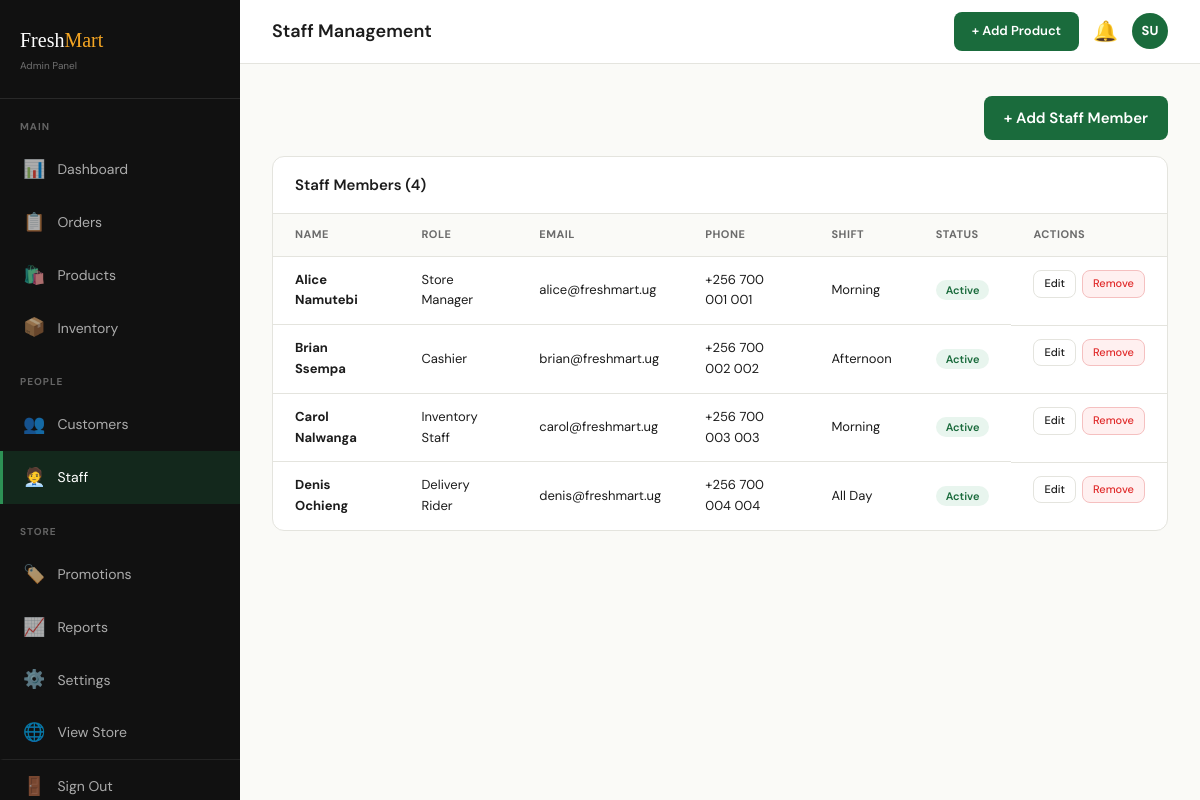
The page /admin/staff.php (signed in) on the database its author committed.
### tables this page shows
CREATE TABLE staff (
  id INT AUTO_INCREMENT PRIMARY KEY,
  full_name VARCHAR(150) NOT NULL,
  email VARCHAR(150) UNIQUE,
  phone VARCHAR(30),
  role VARCHAR(100),
  shift ENUM('morning','afternoon','night','all_day') DEFAULT 'morning',
  is_active TINYINT(1) DEFAULT 1,
  created_at DATETIME DEFAULT CURRENT_TIMESTAMP
);

### admin/staff.php (the view, shortened to what this page needs)
<?php
require_once '../includes/config.php';
$staff = $conn->query("SELECT * FROM staff ORDER BY full_name ASC");
include 'includes/sidebar.php';
?>
<div style="display:flex;justify-content:flex-end;margin-bottom:16px;">
  <a href="?action=add" class="btn-submit" style="width:auto;padding:10px 20px;">+ Add Staff Member</a>
</div>
<div class="admin-card">
  <div class="admin-card-head"><h3>Staff Members (<?= $staff->num_rows ?>)</h3></div>
  <table class="admin-table">
    <thead><tr><th>Name</th><th>Role</th><th>Email</th><th>Phone</th><th>Shift</th><th>Status</th><th>Actions</th></tr></thead>
    <tbody>
      <?php while ($s = $staff->fetch_assoc()): ?>
      <tr>
        <td><strong><?= htmlspecialchars($s['full_name']) ?></strong></td>
        <td><?= htmlspecialchars($s['role']) ?></td>
        <td><?= htmlspecialchars($s['email'] ?: '—') ?></td>
        <td><?= htmlspecialchars($s['phone'] ?: '—') ?></td>
        <td><?= ucwords(str_replace('_',' ',$s['shift'])) ?></td>
        <td><span class="status-badge <?= $s['is_active'] ? 'done' : 'pending' ?>"><?= $s['is_active'] ? 'Active' : 'On Leave' ?></span></td>
        <td style="display:flex;gap:6px;">
          <a href="?edit=<?= $s['id'] ?>" class="qa-btn" style="font-size:11px;padding:4px 10px;">Edit</a>
          <a href="?delete=<?= $s['id'] ?>" class="qa-btn btn-danger" style="font-size:11px;padding:4px 10px;" onclick="return confirm('Remove this staff member?')">Remove</a>
        </td>
      </tr>
      <?php endwhile; ?>
    </tbody>
  </table>
</div>
<?php include 'includes/footer.php'; ?>

### assets/css/style.css (style rules this page uses)
:root { --green: #1a6b3c; --green-light: #e8f5ee; --green-mid: #2d9155; --accent: #f5a623; --accent-light: #fff8ec; --red: #e02b2b; --red-light: #fff0f0; --bg: #fafaf7; --white: #ffffff; --dark: #1c1c1c; --gray: #6b6b6b; --gray-light: #f0f0ec; --border: #e4e4de; --font-head: 'Playfair Display', Georgia, serif; --font-body: 'DM Sans', system-ui, sans-serif; --shadow: 0 2px 16px rgba(0,0,0,0.07); --shadow-lg: 0 8px 40px rgba(0,0,0,0.12); --radius: 12px; --radius-sm: 8px; --transition: all 0.22s ease; }
* { box-sizing: border-box; margin: 0; padding: 0; }
body { font-family: var(--font-body); background: var(--bg); color: var(--dark); font-size: 15px; line-height: 1.6; }
a { text-decoration: none; }
.btn-submit { width: 100%; padding: 13px; background: var(--green); color: white; border: none; border-radius: var(--radius-sm); font-family: var(--font-body); font-size: 15px; font-weight: 600; cursor: pointer; transition: var(--transition); }
.admin-card { background: var(--white); border-radius: var(--radius); border: 1px solid var(--border); overflow: hidden; }
.admin-card-head { padding: 16px 22px; border-bottom: 1px solid var(--border); display: flex; align-items: center; justify-content: space-between; }
.admin-card-head h3 { font-size: 15px; font-weight: 600; }
.admin-table { width: 100%; border-collapse: collapse; }
.admin-table th { font-size: 11px; font-weight: 700; text-transform: uppercase; letter-spacing: 0.5px; color: var(--gray); padding: 12px 22px; background: var(--bg); text-align: left; }
.admin-table td { padding: 13px 22px; border-top: 1px solid var(--border); font-size: 13px; }
.qa-btn { display: flex; align-items: center; gap: 8px; padding: 8px 14px; border-radius: var(--radius-sm); border: 1.5px solid var(--border); background: var(--white); font-family: var(--font-body); font-size: 13px; font-weight: 500; cursor: pointer; transition: var(--transition); color: var(--dark); }
.btn-danger { background: var(--red-light); color: var(--red); border-color: #f5c0c0; }

### admin/staff.php (style rules this page uses)
.status-badge { padding:3px 10px;border-radius:20px;font-size:11px;font-weight:600; }
.status-badge.done { background:var(--green-light);color:var(--green); }

### rows shown on the page
staff: full_name "Alice Namutebi", role "Store Manager", email "alice@freshmart.ug", phone "+256 700 001 001", shift "Morning", is_active "Active"
staff: full_name "Brian Ssempa", role "Cashier", email "brian@freshmart.ug", phone "+256 700 002 002", shift "Afternoon", is_active "Active"
staff: full_name "Carol Nalwanga", role "Inventory Staff", email "carol@freshmart.ug", phone "+256 700 003 003", shift "Morning", is_active "Active"
staff: full_name "Denis Ochieng", role "Delivery Rider", email "denis@freshmart.ug", phone "+256 700 004 004", shift "All Day", is_active "Active"

### other values the page prints
$pageTitle "Staff Management"
substr($_SESSION['admin_name'] ?? 'A', 0, 2) "SU"
$staff->num_rows "4"
